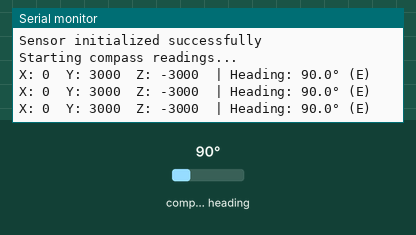
This sketch was run on a simulated Arduino Uno, built with avr-gcc and run on an emulated ATmega328P. Shown: the last lines printed to the serial monitor. Wiring (inferred from the names in the program): QMC5883L compass at I2C address 0x0D. The test bench sets the inputs (shaded band); at power-on: compass heading 90°.

Above: at 1.4 s.
1.5 s: compass heading set to 7°
At 2.1 s:
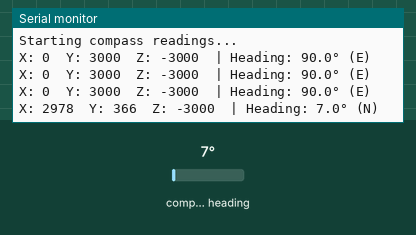
3.7 s: compass heading set to 90°
At 4.2 s:
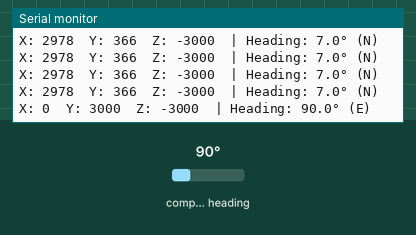
6.7 s: compass heading set to 180°
At 7.2 s:
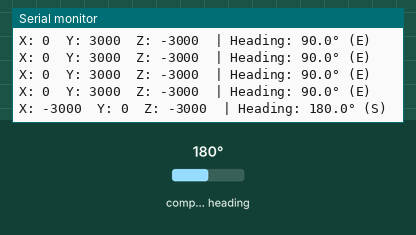
8.7 s: compass heading set to 269°
At 9.2 s:
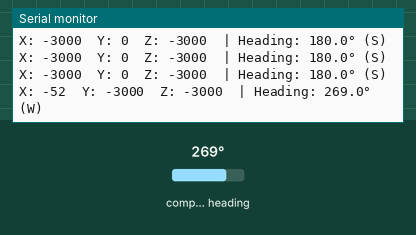
10.7 s: compass heading set to 64°
At 11.2 s:
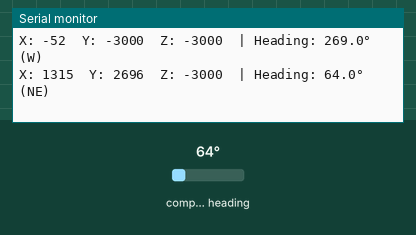
12.7 s: compass heading set to 206°
At 13.2 s:
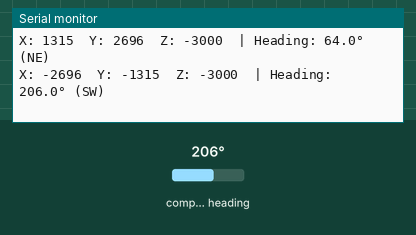

Measured:
- after the input at 1.5 s, the serial monitor: prints a new line after 0.23 s (image 1)
- after the input at 6.7 s, the serial monitor: prints a new line after 0.05 s (image 3)
- after the input at 8.7 s, the serial monitor: prints a new line after 0.06 s (image 4)
- after the input at 10.7 s, the serial monitor: prints a new line after 0.07 s (image 5)
- after the input at 12.7 s, the serial monitor: prints a new line after 0.08 s (image 6)

The sketch:

compass_test.ino
```cpp
/*
 * Compass Sensor Test (I2C Address: 0x0D)
 * Reads magnetometer data from compass sensor
 * Likely QMC5883L or compatible sensor
 */

#include <Wire.h>

// Sensor I2C Address
#define COMPASS_ADDR 0x0D

// QMC5883L Register Addresses
#define REG_DATA_X_LSB  0x00
#define REG_DATA_X_MSB  0x01
#define REG_DATA_Y_LSB  0x02
#define REG_DATA_Y_MSB  0x03
#define REG_DATA_Z_LSB  0x04
#define REG_DATA_Z_MSB  0x05
#define REG_STATUS      0x06
#define REG_TEMP_LSB    0x07
#define REG_TEMP_MSB    0x08
#define REG_CONTROL1    0x09
#define REG_CONTROL2    0x0A
#define REG_SET_RESET   0x0B

// Control Register 1 Settings
#define MODE_CONTINUOUS 0x01
#define ODR_200HZ       0x0C  // Output Data Rate
#define RNG_8G          0x10  // Range ±8 Gauss
#define OSR_512         0x00  // Over Sample Ratio

// Compass data structure
struct CompassData {
  int16_t x;
  int16_t y;
  int16_t z;
  float heading;
};

CompassData compass;

void setup() {
  Serial.begin(115200);
  while (!Serial) {
    ; // Wait for serial port to connect
  }

  Serial.println("Compass Sensor Test - I2C Address 0x0D");
  Serial.println("========================================");

  // Initialize I2C
  Wire.begin();

  // Wait for sensor to stabilize
  delay(100);

  // Check if sensor is connected
  if (!checkSensor()) {
    Serial.println("ERROR: Compass sensor not found at address 0x0D!");
    Serial.println("Check your wiring:");
    Serial.println("  - SDA pin connected");
    Serial.println("  - SCL pin connected");
    Serial.println("  - VCC connected (3.3V or 5V depending on module)");
    Serial.println("  - GND connected");
    while (1) {
      delay(1000);
    }
  }

  Serial.println("Compass sensor detected!");

  // Initialize sensor
  if (initSensor()) {
    Serial.println("Sensor initialized successfully");
  } else {
    Serial.println("ERROR: Failed to initialize sensor!");
    while (1) {
      delay(1000);
    }
  }

  delay(100);
  Serial.println("\nStarting compass readings...\n");
}

void loop() {
  // Read compass data
  if (readCompass()) {
    // Calculate heading
    calculateHeading();

    // Print data
    printCompassData();
  } else {
    Serial.println("ERROR: Failed to read compass data");
  }

  delay(500); // Read every 500ms
}

// Check if sensor is present on I2C bus
bool checkSensor() {
  Wire.beginTransmission(COMPASS_ADDR);
  byte error = Wire.endTransmission();
  return (error == 0);
}

// Initialize the compass sensor
bool initSensor() {
  // Set/Reset Period
  writeRegister(REG_SET_RESET, 0x01);

  delay(10);

  // Configure Control Register 1
  // Mode: Continuous | ODR: 200Hz | Range: 8G | OSR: 512
  uint8_t ctrl1 = MODE_CONTINUOUS | ODR_200HZ | RNG_8G | OSR_512;
  writeRegister(REG_CONTROL1, ctrl1);

  delay(10);

  // Verify configuration
  uint8_t readBack = readRegister(REG_CONTROL1);
  return (readBack == ctrl1);
}

// Read compass data from sensor
bool readCompass() {
  Wire.beginTransmission(COMPASS_ADDR);
  Wire.write(REG_DATA_X_LSB);
  if (Wire.endTransmission() != 0) {
    return false;
  }

  // Request 6 bytes (X, Y, Z - LSB and MSB for each)
  Wire.requestFrom(COMPASS_ADDR, 6);

  if (Wire.available() < 6) {
    return false;
  }

  // Read X axis
  uint8_t xLSB = Wire.read();
  uint8_t xMSB = Wire.read();
  compass.x = (int16_t)((xMSB << 8) | xLSB);

  // Read Y axis
  uint8_t yLSB = Wire.read();
  uint8_t yMSB = Wire.read();
  compass.y = (int16_t)((yMSB << 8) | yLSB);

  // Read Z axis
  uint8_t zLSB = Wire.read();
  uint8_t zMSB = Wire.read();
  compass.z = (int16_t)((zMSB << 8) | zLSB);

  return true;
}

// Calculate heading in degrees (0-360)
void calculateHeading() {
  // Calculate heading using atan2
  float heading = atan2((float)compass.y, (float)compass.x);

  // Convert radians to degrees
  heading = heading * 180.0 / PI;

  // Normalize to 0-360
  if (heading < 0) {
    heading += 360;
  }

  compass.heading = heading;
}

// Print compass data to serial
void printCompassData() {
  Serial.print("X: ");
  Serial.print(compass.x);
  Serial.print("\tY: ");
  Serial.print(compass.y);
  Serial.print("\tZ: ");
  Serial.print(compass.z);
  Serial.print("\t| Heading: ");
  Serial.print(compass.heading, 1);
  Serial.print("° (");
  Serial.print(getDirection());
  Serial.println(")");
}

// Get compass direction (N, NE, E, SE, S, SW, W, NW)
String getDirection() {
  float heading = compass.heading;

  if (heading >= 337.5 || heading < 22.5) return "N";
  else if (heading >= 22.5 && heading < 67.5) return "NE";
  else if (heading >= 67.5 && heading < 112.5) return "E";
  else if (heading >= 112.5 && heading < 157.5) return "SE";
  else if (heading >= 157.5 && heading < 202.5) return "S";
  else if (heading >= 202.5 && heading < 247.5) return "SW";
  else if (heading >= 247.5 && heading < 292.5) return "W";
  else if (heading >= 292.5 && heading < 337.5) return "NW";

  return "?";
}

// Write a byte to a register
void writeRegister(uint8_t reg, uint8_t value) {
  Wire.beginTransmission(COMPASS_ADDR);
  Wire.write(reg);
  Wire.write(value);
  Wire.endTransmission();
}

// Read a byte from a register
uint8_t readRegister(uint8_t reg) {
  Wire.beginTransmission(COMPASS_ADDR);
  Wire.write(reg);
  Wire.endTransmission();

  Wire.requestFrom(COMPASS_ADDR, 1);
  if (Wire.available()) {
    return Wire.read();
  }
  return 0;
}
```
